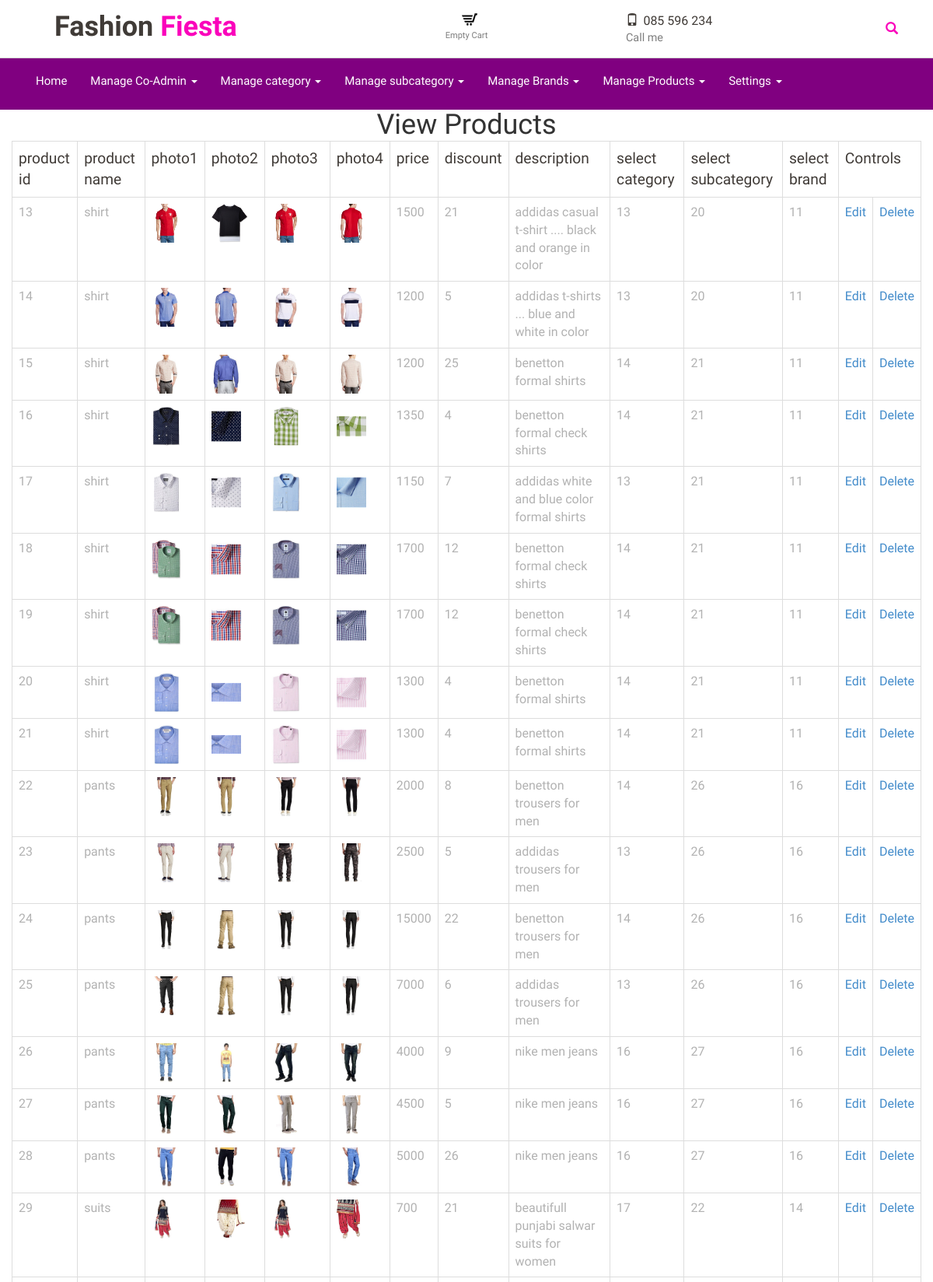
The page /view_product.php (signed in, upper part) on the database its author committed.
### tables this page shows
CREATE TABLE `products` (
  `productid` int(5) NOT NULL,
  `productname` varchar(100) NOT NULL,
  `photo1` varchar(500) NOT NULL,
  `photo2` varchar(500) NOT NULL,
  `photo3` varchar(500) NOT NULL,
  `photo4` varchar(500) NOT NULL,
  `price` double NOT NULL,
  `discount` float NOT NULL,
  `description` varchar(300) NOT NULL,
  `brandid` int(5) NOT NULL,
  `subcategoryid` int(11) NOT NULL,
  `categoryid` int(5) NOT NULL
);

### view_product.php (the view, shortened to what this page needs)
<!doctype html>
<html lang="en">
<head>
</head>
<body>
<?php
include "adminheader.php";
?>
<div class="container-fluid">
    <h1 class="text-center">View Products</h1>
    <table class="table table-bordered table-responsive table-hover">
        <th>product id</th>
        <th>product name</th>
        <th> photo1</th>
        <th>photo2</th>
        <th>photo3</th>
        <th>photo4</th>
        <th>price</th>
        <th>discount</th>
        <th>description</th>
        <th>select category</th>
        <th>select subcategory</th>
        <th> select brand</th>
        <th colspan='2'>Controls</th>
        <?php
        include "connection.php";
        $sqlselect="select * from products";
        $result=mysqli_query($con, $sqlselect);
        while($row=mysqli_fetch_array($result))
        {
            echo "<tr>";
            echo "<td> $row[0]</td>";
            echo "<td> $row[1]</td>";
            echo "<td><img src='$row[2]'height=50> </td>";
            echo "<td><img src='$row[3]'height=50></td>";
            echo "<td><img src='$row[4]'height=50></td>";
            echo "<td> <img src='$row[5]'height=50></td>";
            echo "<td>  $row[6]</td>";
            echo "<td> $row[7]</td>";
            echo "<td> $row[8]</td>";
            echo "<td> $row[9]</td>";
            echo "<td> $row[10]</td>";
            echo "<td> $row[11]</td>";
            echo"<td><a href='edit_product.php?pname=$row[0]'>Edit</a></td>";
            echo"<td><a href='delete_product.php?pname=$row[0]'>Delete</a></td>";
            echo "</tr>";
        }
        ?>
    </table>
</div>
</body>
</html>

### css/style.css (style rules this page uses)
html,body { background:#fff; font-size: 100%; font-family: 'Roboto-Regular'; }
body a { transition:0.5s all; -webkit-transition:0.5s all; -moz-transition:0.5s all; -o-transition:0.5s all; -ms-transition:0.5s all; }
h1,h2,h3,h4,h5,h6,label,p { margin:0; }
table { width:100%; margin: 0em 0 2em; }
th { color: #403b37; font-size: 1.2em; font-weight: 400; }
th, td { padding: 10px; }
td { color:#b2b2b2; font-size: 1em; }

### rows shown on the page
products: productid "13", productname "shirt", photo1 (picture), photo2 (picture), photo3 (picture), photo4 (picture), price "1500", discount "21", description "addidas casual t-shirt .... black and orange in color", brandid "13", subcategoryid "20", categoryid "11"
products: productid "14", productname "shirt", photo1 (picture), photo2 (picture), photo3 (picture), photo4 (picture), price "1200", discount "5", description "addidas t-shirts ... blue and white in color", brandid "13", subcategoryid "20", categoryid "11"
products: productid "15", productname "shirt", photo1 (picture), photo2 (picture), photo3 (picture), photo4 (picture), price "1200", discount "25", description "benetton formal shirts", brandid "14", subcategoryid "21", categoryid "11"
products: productid "16", productname "shirt", photo1 (picture), photo2 (picture), photo3 (picture), photo4 (picture), price "1350", discount "4", description "benetton formal check shirts", brandid "14", subcategoryid "21", categoryid "11"
products: productid "17", productname "shirt", photo1 (picture), photo2 (picture), photo3 (picture), photo4 (picture), price "1150", discount "7", description "addidas white and blue color formal shirts", brandid "13", subcategoryid "21", categoryid "11"
products: productid "18", productname "shirt", photo1 (picture), photo2 (picture), photo3 (picture), photo4 (picture), price "1700", discount "12", description "benetton formal check shirts", brandid "14", subcategoryid "21", categoryid "11"
products: productid "19", productname "shirt", photo1 (picture), photo2 (picture), photo3 (picture), photo4 (picture), price "1700", discount "12", description "benetton formal check shirts", brandid "14", subcategoryid "21", categoryid "11"
products: productid "20", productname "shirt", photo1 (picture), photo2 (picture), photo3 (picture), photo4 (picture), price "1300", discount "4", description "benetton formal shirts", brandid "14", subcategoryid "21", categoryid "11"
products: productid "21", productname "shirt", photo1 (picture), photo2 (picture), photo3 (picture), photo4 (picture), price "1300", discount "4", description "benetton formal shirts", brandid "14", subcategoryid "21", categoryid "11"
products: productid "22", productname "pants", photo1 (picture), photo2 (picture), photo3 (picture), photo4 (picture), price "2000", discount "8", description "benetton trousers for men", brandid "14", subcategoryid "26", categoryid "16"
products: productid "23", productname "pants", photo1 (picture), photo2 (picture), photo3 (picture), photo4 (picture), price "2500", discount "5", description "addidas trousers for men", brandid "13", subcategoryid "26", categoryid "16"
products: productid "24", productname "pants", photo1 (picture), photo2 (picture), photo3 (picture), photo4 (picture), price "15000", discount "22", description "benetton trousers for men", brandid "14", subcategoryid "26", categoryid "16"
products: productid "25", productname "pants", photo1 (picture), photo2 (picture), photo3 (picture), photo4 (picture), price "7000", discount "6", description "addidas trousers for men", brandid "13", subcategoryid "26", categoryid "16"
products: productid "26", productname "pants", photo1 (picture), photo2 (picture), photo3 (picture), photo4 (picture), price "4000", discount "9", description "nike men jeans", brandid "16", subcategoryid "27", categoryid "16"
products: productid "27", productname "pants", photo1 (picture), photo2 (picture), photo3 (picture), photo4 (picture), price "4500", discount "5", description "nike men jeans", brandid "16", subcategoryid "27", categoryid "16"
products: productid "28", productname "pants", photo1 (picture), photo2 (picture), photo3 (picture), photo4 (picture), price "5000", discount "26", description "nike men jeans", brandid "16", subcategoryid "27", categoryid "16"
products: productid "29", productname "suits", photo1 (picture), photo2 (picture), photo3 (picture), photo4 (picture), price "700", discount "21", description "beautifull punjabi salwar suits for women", brandid "17", subcategoryid "22", categoryid "14"
